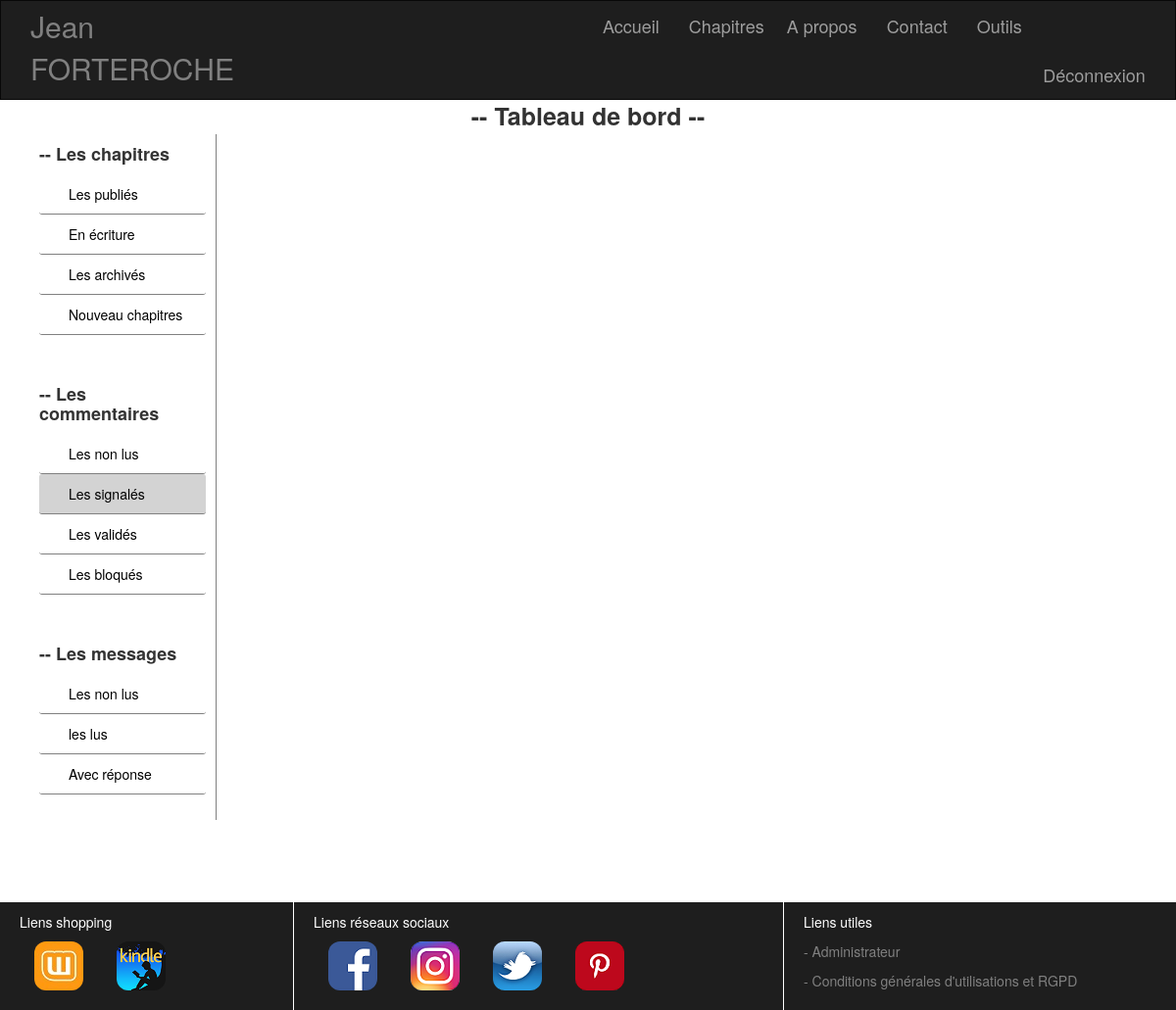
The app's page /index.php?callPage=dashboardDisplayListLineComment&stateComment=1 (signed in), older data.
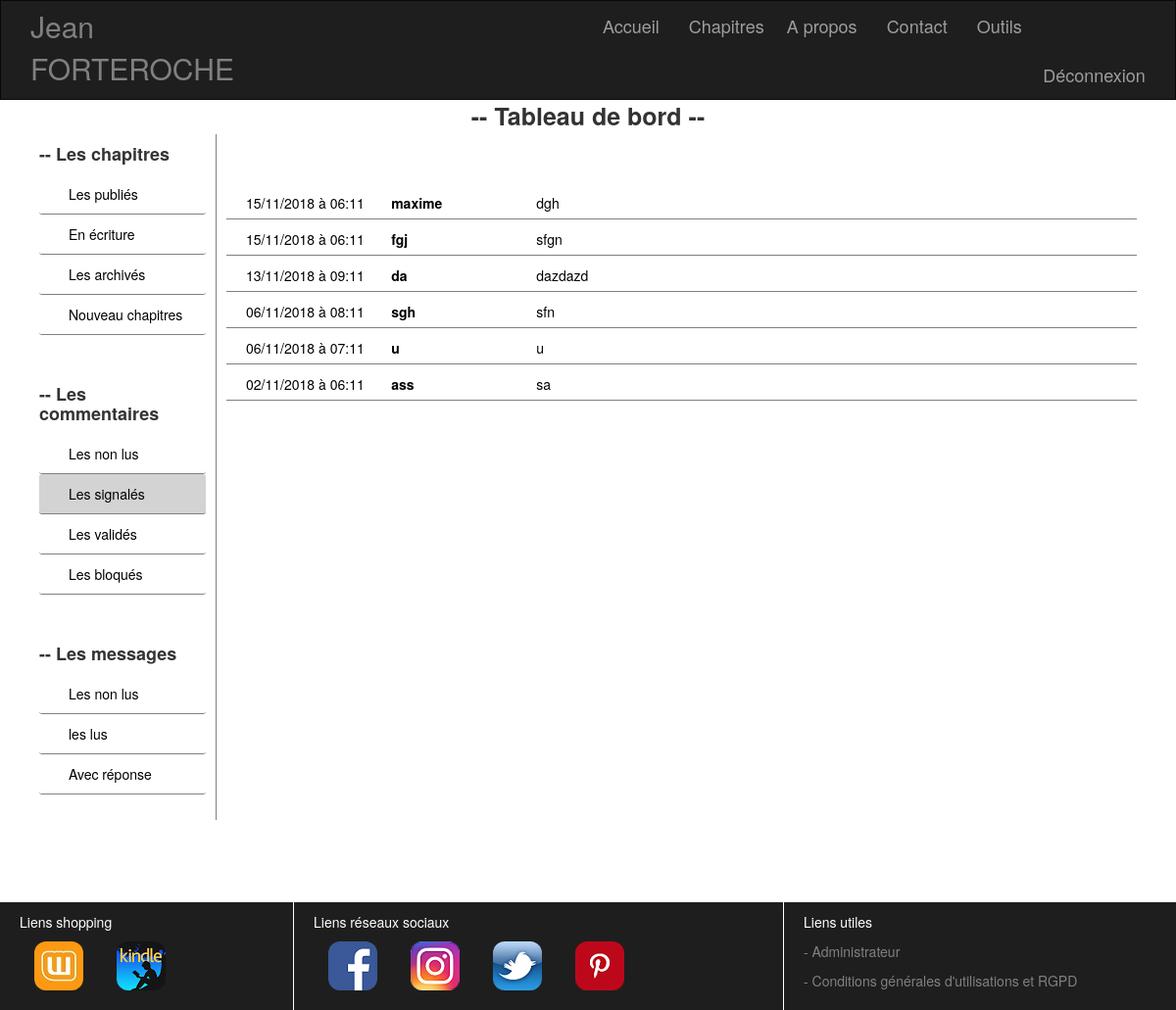
The same page, newer data.
### tables this page shows
CREATE TABLE IF NOT EXISTS `commentchapter` (
  `id` int(11) NOT NULL AUTO_INCREMENT,
  `idChapter` int(11) NOT NULL,
  `contentComment` text NOT NULL,
  `pseudo` varchar(255) NOT NULL,
  `stateComment` int(1) NOT NULL,
  `publicationDate` datetime NOT NULL,
  PRIMARY KEY (`id`)
);

### controller/controllerValidator.php (called while the page is built, shortened)
<?php
class controllerValidator
{
    public function __construct()
    {
        $this->varGet = "GET";
    }
    public function requestValidator($method)
    {
        return $_SERVER['REQUEST_METHOD'] === $method;
    }
    public function isEmptyValidator($params)
    {
        if (is_array($params))
        {
            $empty = [];
            return empty($empty) ? true : false;
        }
        return false;
    }
}

### view/BackOffice/model/modelComment.php (called while the page is built, shortened)
<?php
require_once("./view/backOffice/model/modelLogBDD.php");
class modelComment
{
    private $BDD;
    public function __construct()
    {
      $this->BDD = new BDD();
    }
    public function getDisplayListLineCommentByStateComment($stateComment)
    {
        $donneesDisplayListLineCommentByStateComment = $this->BDD->connexionBDD()->prepare('SELECT * FROM commentChapter WHERE stateComment=:a ORDER BY publicationDate DESC');
        $donneesDisplayListLineCommentByStateComment->execute(array('a'=>$stateComment));
        return $donneesDisplayListLineCommentByStateComment->fetchAll();
    }
}

### view/BackOffice/model/modelLogBDD.php (called while the page is built)
<?php
class BDD
{
    public function connexionBDD()
    {
    return new PDO('mysql:host=localhost;dbname=projet_3', 'root', '');
    }
}

### view/comment/viewDisplayListLineCommentState.php (the view)
<ul class="col-lg-12">
    <?php
    foreach ($displayListLineCommentByStateComment as $donneesDisplayListLineCommentByStateComment)
    {
    $contentComment = substr($donneesDisplayListLineCommentByStateComment['contentComment'], 0, 100);
    $dateFr = date("d/m/Y", strtotime($donneesDisplayListLineCommentByStateComment['publicationDate']));
    $heure = date("h", strtotime($donneesDisplayListLineCommentByStateComment['publicationDate']));
    $minute = date("m", strtotime($donneesDisplayListLineCommentByStateComment['publicationDate']));
    ?>
        <li class="listComment">
        <a href="./index.php?callPage=dashboardDisplayOneComment&stateComment=<?= $_GET['stateComment'] ?>&idComment=<?= $donneesDisplayListLineCommentByStateComment['id'] ?>">
        <span class="date col-lg-2"><?= $dateFr ?> à <?= $heure ?>:<?= $minute ?></span>
        <span class="col-lg-2"><strong><?= $donneesDisplayListLineCommentByStateComment['pseudo'] ?></strong></span>
        <span><?= $contentComment ?></span>
        </a></li>
<?php
    }
?>
</ul>

### view/viewPageDashboard.php (shortened to what this page needs)
    <div class="col-lg-12 sectionDashboard">
      <div class="col-lg-12 principalTitleSection"><strong>-- Tableau de bord --</strong></div>
      <div class="col-lg-2 sectionMenu">
        <h4><strong>-- Les chapitres</strong></h4>
        <ul class="col-lg-12 sectionMenuChapter">
            <a href="./index.php?callPage=dashboardDisplayListLineChapter&stateChapter=1">
                <li class="menuDashboard <?php if ((isset($_GET['stateChapter'])) and ($_GET['stateChapter'] == 1 )) { echo "colorMenu"; } else { echo""; } ?>">Les publiés</li></a>
            <a href="./index.php?callPage=dashboardDisplayListLineChapter&stateChapter=0">
                <li class="menuDashboard <?php if ((isset($_GET['stateChapter'])) and ($_GET['stateChapter'] == 0 )) { echo "colorMenu"; } else { echo""; } ?>">En écriture</li></a>
            <a href="./index.php?callPage=dashboardDisplayListLineChapter&stateChapter=2">
                <li class="menuDashboard <?php if ((isset($_GET['stateChapter'])) and ($_GET['stateChapter'] == 2 )) { echo "colorMenu"; } else { echo""; } ?>">Les archivés</li></a>
            <a href="./index.php?callPage=dashboardEditChapter&editChapter=1">
                <li class="menuDashboard <?php if ((isset($_GET['editChapter'])) and ($_GET['editChapter'] == '1')) { echo "colorMenu"; } else { echo""; } ?>">Nouveau chapitres</li></a>
        </ul>
        <h4><strong>-- Les commentaires</strong></h4>
        <ul class="col-lg-12 sectionMenuComment">
          <a href="./index.php?callPage=dashboardDisplayListLineComment&stateComment=0">
            <li class="menuDashboard <?php if ((isset($_GET['stateComment'])) and ($_GET['stateComment'] == 0 )) { echo "colorMenu"; } else { echo""; } ?>">Les non lus</li></a>
          <a href="./index.php?callPage=dashboardDisplayListLineComment&stateComment=1">
            <li class="menuDashboard <?php if ((isset($_GET['stateComment'])) and ($_GET['stateComment'] == 1 )) { echo "colorMenu"; } else { echo""; } ?>">Les signalés</li></a>
          <a href="./index.php?callPage=dashboardDisplayListLineComment&stateComment=2">
            <li class="menuDashboard <?php if ((isset($_GET['stateComment'])) and ($_GET['stateComment'] == 2 )) { echo "colorMenu"; } else { echo""; } ?>">Les validés</li></a>
          <a href="./index.php?callPage=dashboardDisplayListLineComment&stateComment=3">
            <li class="menuDashboard <?php if ((isset($_GET['stateComment'])) and ($_GET['stateComment'] == 3 )) { echo "colorMenu"; } else { echo""; } ?>">Les bloqués</li></a>
        </ul>
        <h4><strong>-- Les messages</strong></h4>
        <ul class="col-lg-12 sectionMenuMessage">
            <a href="./index.php?callPage=dashboardDisplayListLineMessage&stateMessage=0">
                <li class="menuDashboard <?php if ((isset($_GET['stateMessage'])) and ($_GET['stateMessage'] == 0 )) { echo "colorMenu"; } else { echo""; } ?>">Les non lus</li></a>
            <a href="./index.php?callPage=dashboardDisplayListLineMessage&stateMessage=1">
                <li class="menuDashboard <?php if ((isset($_GET['stateMessage'])) and ($_GET['stateMessage'] == 1 )) { echo "colorMenu"; } else { echo""; } ?>">les lus</li></a>
            <a href="./index.php?callPage=dashboardDisplayListLineMessage&stateMessage=2">
                <li class="menuDashboard <?php if ((isset($_GET['stateMessage'])) and ($_GET['stateMessage'] == 2 )) { echo "colorMenu"; } else { echo""; } ?>">Avec réponse</li></a>
        </ul>
      </div>
      <div class="col-lg-10 sectionDetail">
<?php
    if ((isset($_GET['callPage'])) and ($_GET['callPage'] == 'dashboardDisplayListLineChapter')) {
        $titlePage = "Tableau de bord";
        require_once("./view/chapter/viewDisplayListLineChapter.php");
    }
    else if ((isset($_GET['callPage'])) and ($_GET['callPage'] == 'dashboardDisplayOneChapter')) {
        $titlePage = "Tableau de bord";
        require_once("./view/chapter/viewDisplayOneChapter.php");
    }
    else if ((isset($_GET['callPage'])) and ($_GET['callPage'] == 'dashboardEditChapter')) {
        $titlePage = "Tableau de bord";
        require_once("./view/chapter/viewEditChapter.php");
    }
    else if ((isset($_GET['callPage'])) and ($_GET['callPage'] == 'dashboardDisplayListLineComment')) {
        require_once("./view/comment/viewDisplayListLineCommentState.php");
    }
?>
      </div>
    </div>
<?php
$content = ob_get_clean();
require_once('./view/template/viewTemplateHtml.php'); ?>

### index.php (shortened to what this page needs)
<?php
require_once('./controller/controllerComment.php');
$objectControllerChapter = new controllerChapter();
$objectControllerComment = new controllerComment();
if (isset($_GET['callPage']))
{
  switch ($_GET['callPage'])
  {
      case "dashboardDisplayListLineComment":
          $objectControllerComment->displayListLineCommentByStateCommentPageDashboard($_GET['stateComment']);
          break;
  }
}
else {
    $objectControllerChapter->displayListChapterPageHome(1);
}

### controller/controllerComment.php (shortened to what this page needs)
<?php
require_once("./view/backOffice/model/modelComment.php");
require_once('./controller/controllerValidator.php');
class controllerComment extends controllerValidator
{
    private $objectModelComment;
    private $objectControllerValidator;
    public function __construct()
    {
        $this->objectModelComment = new modelComment();
        $this->objectControllerValidator = new controllerValidator();
    }
    public function displayListLineCommentByStateCommentPageDashboard($stateComment)
    {
        if ((controllerValidator::requestValidator($this->objectControllerValidator->varGet))
            and controllerValidator::isEmptyValidator(compact($stateComment)))
        {
            $displayListLineCommentByStateComment = $this->displayListLineCommentByStateComment($stateComment);
            require_once("./view/viewPageDashboard.php");
        }
        return false;
    }
    private function displayListLineCommentByStateComment($stateComment)
    {
        $dataComment = $this->objectModelComment->getDisplayListLineCommentByStateComment($stateComment);
        return $dataComment;
    }
}

### view/template/viewTemplateHtml.php (shortened to what this page needs)
<!DOCTYPE html>
<html>
  <head>
    <link href="./css/bootstrap-3.3.7-dist/css/bootstrap.min.css" rel="stylesheet">
    <link href="./css/cssBody.css" rel="stylesheet">
    <link href="./css/cssHeader.css" rel="stylesheet">
    <link href="./css/cssMiddlePage.css" rel="stylesheet">
    <link href="./css/cssFooter.css" rel="stylesheet">
  </head>
  <body class="row">
    <div class="col- container-fluid">
      <header class="row">
          <nav class="navHeader navbar navbar-inverse">
            <div class="col-lg-3 navbar-header logo">
              <span>Jean FORTEROCHE</span>
            </div>
              <ul class="col-lg-6 nav navbar-nav pull-right">
                  <li class="col-lg-1.5">
                      <a href="./index.php?callPage=home&stateChapter=1&colorButtonNavHome=0">
                          <span class="<?php if ((isset($_GET['colorButtonNavHome'])) and ($_GET['colorButtonNavHome'] == 0)) { echo 'colorButtonNav';} else { echo '';}?>">Accueil</span>
                      </a>
                  </li>
                  <li class="col-lg-2">
                      <a href="./index.php?callPage=chapterDisplayListChapter&stateChapter=1&colorButtonNavChapter=0">
                          <span class="<?php if ((isset($_GET['colorButtonNavChapter'])) and ($_GET['colorButtonNavChapter'] == 0)) { echo 'colorButtonNav';} else { echo '';}?>">Chapitres</span>
                      </a>
                  </li>
                  <li class="col-lg-1.5">
                      <a href="./index.php?callPage=about&colorButtonNavAbout=0">
                          <span class="<?php if ((isset($_GET['colorButtonNavAbout'])) and ($_GET['colorButtonNavAbout'] == 0)) { echo 'colorButtonNav';} else { echo '';}?>">A propos</span>
                      </a>
                  </li>
                  <li class="col-lg-1.5">
                      <a href="./index.php?callPage=contact&colorButtonNavContact=0">
                          <span class="<?php if ((isset($_GET['colorButtonNavContact'])) and ($_GET['colorButtonNavContact'] == 0)) { echo 'colorButtonNav';} else { echo '';}?>">Contact</span>
                      </a>
                  </li>
                  <?php
                  if ((isset($_SESSION['admin'])) and ($_SESSION['admin'] == "jeanForteroche"))
                  {
                      ?>
                      <li class="col-lg-1.5">
                          <a href="./index.php?callPage=dashboardDisplayListLineChapter&stateChapter=1&colorButtonNavDashboard=0">
                              <span class="<?php if ((isset($_GET['colorButtonNavDashboard'])) and ($_GET['colorButtonNavDashboard'] == 0)) { echo 'colorButtonNav';} else { echo '';}?>" >Outils</span>
                          </a>
                      </li>
                      <li class="col-lg-3 pull-right">
                          <a href="./index.php?callPage=logoutUser">
                              <span>Déconnexion</span>
                          </a>
                      </li>
                      <?php
                  }
                  else
                  {
                        echo"";
                  }
                  ?>
              </ul>
          </nav>
      </header>
      <section class="row"><br/><br/>
        <div class="col-lg-12 bodyPage">
          <?php echo"$content"; ?>
        </div>
      </section>
      <footer class="row">
        <div class="col-lg-12 footer">
          <div class="col-lg-3 footerShopNetwork">
            <p>Liens shopping</p>
            <a href="#"><img src="./images/wattpad.jpg" class="pictureFooter"></a>
            <a href="#"><img src="./images/kindle.png" class="pictureFooter"></a>
          </div>
          <div class="col-lg-5 footerSocialNetwork">
            <p>Liens réseaux sociaux</p>
            <a href="#"><img src="./images/facebook.png" class="pictureFooter"></a>
            <a href="#"><img src="./images/instagram.png" class="pictureFooter"></a>
            <a href="#"><img src="./images/twitter.png" class="pictureFooter"></a>
            <a href="#"><img src="./images/pinterest.png" class="pictureFooter"></a>
          </div>
          <div class="col-lg-4 footerLink">
            <p>Liens utiles</p>
            <p class="linkFooter"><a href="./index.php?callPage=loginUser">- Administrateur</a></p>
            <p class="linkFooter"><a href="./index.php?callPage=cgu">- Conditions générales d'utilisations et RGPD</a></p>
          </div>
        </div>
      </footer>
    </div>
  </body>
</html>

### css/cssBody.css (style rules this page uses)
[class*="col-"] { min-height: 100%; margin: 0; padding: 0; }
.row { margin: 0; padding: 0; }

### css/cssHeader.css (style rules this page uses)
.navHeader { position: fixed; z-index: 999; top: 0px; width: 100%; background-color: rgb(30,30,30); border-radius: 0; }
.logo { padding: 5px 0 0 30px; font-size: 30px; color: grey; }
.navbar-nav { font-size: 18px; }

### css/cssMiddlePage.css (style rules this page uses)
.sectionDetail { : 50px 0; }
.principalTitleSection { text-align: center; font-size: 25px; }
.sectionHome, .sectionLogin, .sectionCGU, .sectionChapter, .sectionAbout, .sectionContact, .sectionDashboard { min-height: 620px; }
.sectionLogin, .sectionCGU, .sectionChapter, .sectionAbout, .sectionContact, .sectionDashboard { padding: 60px 30px; }
a, a:hover { text-decoration: none; color: blue; }
.sectionMenu { min-height: 700px; padding: 0 10px; }
.sectionDetail { border-left: 1px solid grey; min-height: 700px; padding: 50px 10px 0 ; }
.menuDashboard { padding: 10px 20px 10px 30px; border-bottom: 1px solid grey; border-radius: 3px; }
.sectionMenuChapter, .sectionMenuComment, .sectionMenuMessage { margin: 0 0 50px; }
.colorMenu { background-color: lightgrey; }
.listMessageContact, .listComment, .listChapter, .listReportComment, .listValidateComment, .listBlockComment { padding: 10px 20px 6px; border-bottom: 1px solid grey; color: black; }
ul { list-style-type: none; }
.sectionDashboard a { color: black; }

### css/cssFooter.css (style rules this page uses)
.footer { height: 110px; }
.pictureFooter { border-radius: 12px; margin: 0px 15px; }
.footerShopNetwork, .footerSocialNetwork, .footerLink { background-color: rgb(30,30,30); color: white; padding: 10px 0 0 20px; }
.footerShopNetwork, .footerSocialNetwork { border-right: 1px solid white; }
.linkFooter a { color: grey; }

Row changes from the older to the newer data that the page shows:
added commentchapter: publicationDate "15/11/2018", publicationDate "06", publicationDate "11", pseudo "maxime", contentComment "dgh"
added commentchapter: publicationDate "15/11/2018", publicationDate "06", publicationDate "11", pseudo "fgj", contentComment "sfgn"
added commentchapter: publicationDate "13/11/2018", publicationDate "09", publicationDate "11", pseudo "da", contentComment "dazdazd"
added commentchapter: publicationDate "06/11/2018", publicationDate "08", publicationDate "11", pseudo "sgh", contentComment "sfn"
added commentchapter: publicationDate "06/11/2018", publicationDate "07", publicationDate "11", pseudo "u", contentComment "u"
now on this page (row edited): commentchapter: publicationDate "02/11/2018", publicationDate "06", publicationDate "11", pseudo "ass", contentComment "sa"
